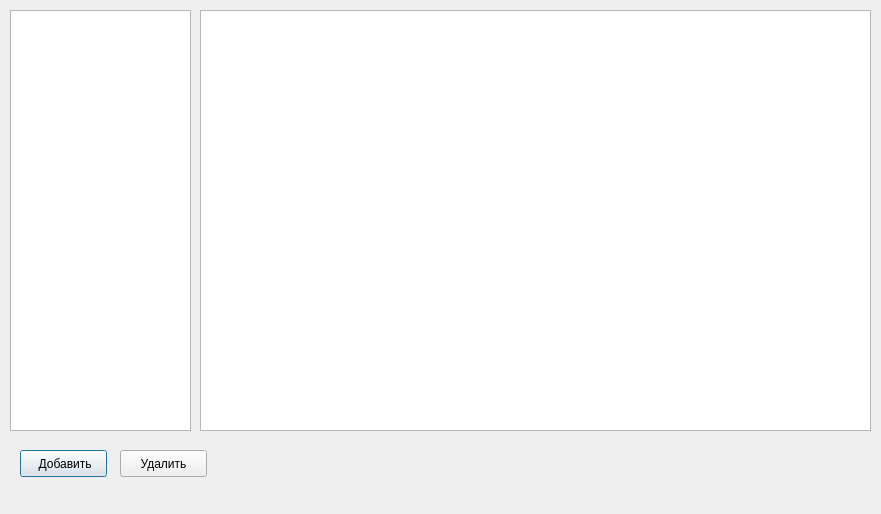
<?xml version="1.0" encoding="UTF-8"?>
<ui version="4.0">
 <class>Gupr</class>
 <widget class="QDialog" name="Gupr">
  <property name="geometry">
   <rect>
    <x>0</x>
    <y>0</y>
    <width>881</width>
    <height>514</height>
   </rect>
  </property>
  <property name="windowTitle">
   <string>ГУПР</string>
  </property>
  <widget class="QTableView" name="guprTableView">
   <property name="geometry">
    <rect>
     <x>200</x>
     <y>10</y>
     <width>671</width>
     <height>421</height>
    </rect>
   </property>
  </widget>
  <widget class="QTableView" name="gupr_elTableView">
   <property name="geometry">
    <rect>
     <x>10</x>
     <y>10</y>
     <width>181</width>
     <height>421</height>
    </rect>
   </property>
  </widget>
  <widget class="QPushButton" name="addButton">
   <property name="geometry">
    <rect>
     <x>20</x>
     <y>450</y>
     <width>87</width>
     <height>27</height>
    </rect>
   </property>
   <property name="text">
    <string> Добавить</string>
   </property>
  </widget>
  <widget class="QPushButton" name="delButton">
   <property name="geometry">
    <rect>
     <x>120</x>
     <y>450</y>
     <width>87</width>
     <height>27</height>
    </rect>
   </property>
   <property name="text">
    <string>Удалить</string>
   </property>
  </widget>
 </widget>
 <resources/>
 <connections/>
</ui>
